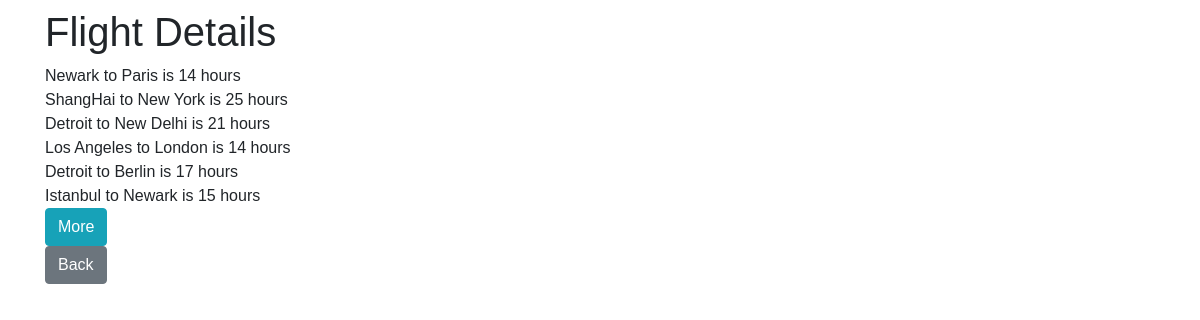
The page /flight_details on the database its author committed.
### tables this page shows
CREATE TABLE flights (
	id INTEGER PRIMARY KEY, 
	origin VARCHAR NOT NULL,	
	destination VARCHAR NOT NULL, 
	duration INTEGER NOT NULL
);

### ChrisAirlines.py (the view)
@app.route("/flight_details")
def display_all():
    flights = db.execute("SELECT * FROM flights").fetchall()
    return render_template("index10.html", flights=flights)

### templates/index10.html (shortened to what this page needs)
{% extends "layout.html" %}
{% block body %}
    <h1> Flight Details </h1>
    {% for flight in flights %}
        <div value="{{ flight.id }}">{{ flight.origin }} to {{ flight.destination }} is {{ flight.duration }} hours </div>
    {% endfor %}
    <form action="{{ url_for('holding_room') }}">
        <div class=form-group">
                <button class="btn btn-info">More</button>
        </div>
    </form>
    <form action="{{ url_for('index') }}">
        <div class=form-group">
                <button class="btn btn-secondary">Back</button>
        </div>
    </form>
{% endblock %}

### templates/layout.html (shortened to what this page needs)
<!DOCTYPE html>
<html lang="en">
    <head>
        <link rel="stylesheet" href="https://maxcdn.bootstrapcdn.com/bootstrap/4.0.0-beta.3/css/bootstrap.min.css"
>
    </head>
    <body>
        <div class = "container">
            {% block body %}
            {% endblock %}
        </div>
    </body>
</html>

### rows shown on the page
flights: {{ flight.id }} 1 (drawn), origin "Newark", destination "Paris", duration "14"
flights: {{ flight.id }} 2 (drawn), origin "ShangHai", destination "New York", duration "25"
flights: {{ flight.id }} 3 (drawn), origin "Detroit", destination "New Delhi", duration "21"
flights: {{ flight.id }} 4 (drawn), origin "Los Angeles", destination "London", duration "14"
flights: {{ flight.id }} 5 (drawn), origin "Detroit", destination "Berlin", duration "17"
flights: {{ flight.id }} 6 (drawn), origin "Istanbul", destination "Newark", duration "15"
